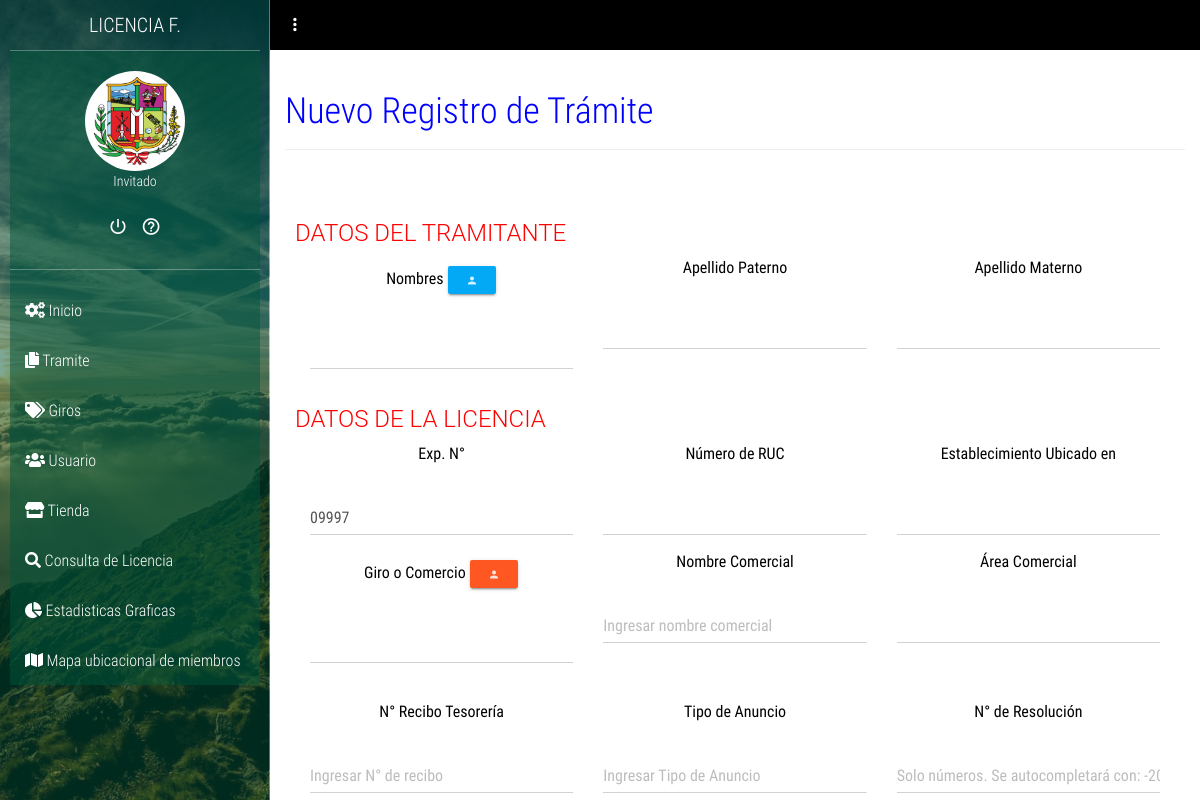
The app's page /view/registrotramite.php, older data.
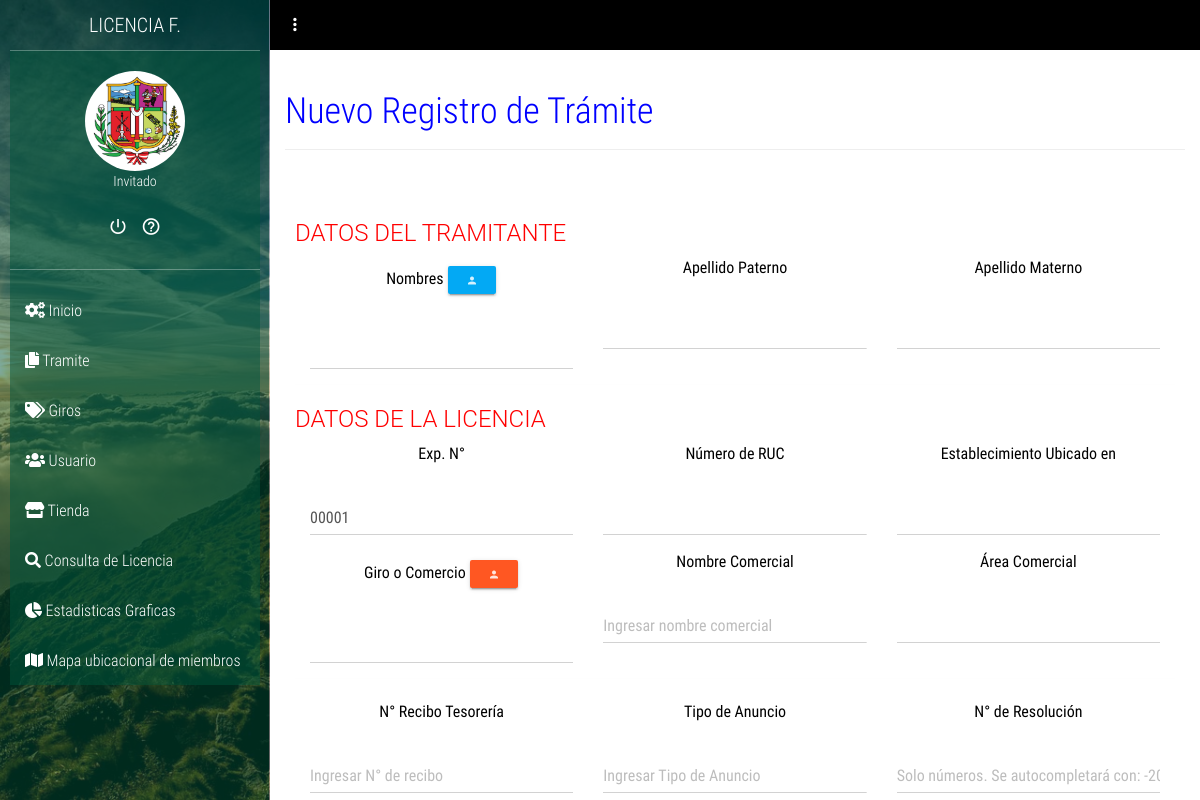
The same page, newer data.
### tables this page shows
CREATE TABLE `licencia` (
  `idlicencia` int(11) NOT NULL,
  `exp_num` varchar(90) NOT NULL,
  `idtienda` int(11) NOT NULL,
  `idgiro` int(11) NOT NULL,
  `nombre_comercial` varchar(90) NOT NULL,
  `numrecibo_tesoreria` varchar(90) NOT NULL,
  `num_resolucion` varchar(90) NOT NULL,
  `vigencia_lic` date DEFAULT NULL,
  `fecha_ingreso` date NOT NULL,
  `fecha_expedicion` varchar(50) NOT NULL,
  `qr` varchar(50) NOT NULL,
  `tipo_lic` char(1) NOT NULL,
  `num_tipolic` char(6) NOT NULL,
  `condicion` tinyint(4) NOT NULL DEFAULT 1,
  `NumResITSE` varchar(90) NOT NULL,
  `EstadoITSE` tinyint(1) DEFAULT 1,
  `expedicionITSE` date NOT NULL,
  `vigenciaITSE` date NOT NULL
);

### view/registrotramite.php (the view, shortened to what this page needs)
<!DOCTYPE html>
<html lang="es">
<head>
	<?php require_once "head.php"; ?>
	<link rel="stylesheet" type="text/css" href="../public/toastr/css/toastr.css">
</head>
<body>
	<?php
	$con=new conexion();
	$conexion=$con->conectar();
		$consulta = mysqli_query($conexion, "SELECT exp_num FROM licencia order by exp_num DESC limit 1");
		$dato = mysqli_fetch_array($consulta);
		$numero = isset($dato["exp_num"])? $dato["exp_num"]: "";
		if($numero == "") {
			$numero = "00000";
		}
		$codigo_mostrar = str_pad(($numero+1), 5, "0", STR_PAD_LEFT);
	 ?>
	<?php require_once "menu.php"; ?>
<section class="full-box dashboard-contentPage">
	<nav class="full-box dashboard-Navbar">
		<ul class="full-box list-unstyled text-right">
			<li class="pull-left">
				<a href="#!" class="btn-menu-dashboard"><i class="zmdi zmdi-more-vert"></i></a>
			</li>
		</ul>
	</nav>
	<div class="container-fluid">
		<div class="page-header">
		  <h1 class="text-titles" style="color: blue">Nuevo Registro de Trámite</h1>
		</div>
	</div>
	<div class="full-box text-center" style="padding: 30px 10px;">
		<div class="col-md-12">
			<div id="ocultarForm">
				<form id="form_parttramite">
					<h3 style="text-align: left;color: red;">DATOS DEL TRAMITANTE</h3>
					<div class="form-row">
						<div class="col-md-4 mb-3">
							<label for="validationTooltip02" style="color: black;">Nombres</label>
							<button type="button" class="btn btn-info btn-raised btn-sm" data-toggle="modal" data-target="#modallistar"><i class="zmdi zmdi-account"></i></button>
							<input type="text" id="nombresLi" name="nombresLi" class="form-control" readonly="readonly">
						</div>
						<div class="col-md-4 mb-3">
							<label for="validationTooltip02" style="color: black;">Apellido Paterno</label>
							<input type="text" class="form-control" id="apellidopli" name="apellidopli" readonly="readonly">
						</div>
						<div class="col-md-4 mb-3">
							<label for="validationTooltip02" style="color: black;">Apellido Materno</label>
							<input type="text" class="form-control" id="apellidomli" name="apellidomli" readonly="readonly">
						</div>
					</div>
					<hr width="100%" style="opacity: .1">
					<h3 style="text-align: left;color: red;">DATOS DE LA LICENCIA</h3>
					<div class="form-row">
						<div class="col-md-4 mb-3">
							<label for="validationTooltip01" style="color: black">Exp. N°</label>
							<input type="text" class="form-control" id="expediente" name="expediente" placeholder="Ingresar número" readonly="readonly" value="<?php echo $codigo_mostrar; ?>">
						</div>
						<div class="col-md-4 mb-3">
							<label for="validationTooltip02" style="color: black">Número de RUC</label>
							<input type="text" id="numruc" name="numruc" class="form-control" readonly="readonly">
						</div>
						<div class="col-md-4 mb-3">
							<label for="validationTooltip02" style="color: black">Establecimiento Ubicado en</label>
							<input type="text" class="form-control" id="ubicacion" name="ubicacion" readonly="readonly">
						</div>
					</div>
					<div class="form-row">
						<div class="col-md-4 mb-3">
							<label for="validationTooltip03" style="color: black">Giro o Comercio</label>
							<button type="button" class="btn btn-warning btn-raised btn-sm" data-toggle="modal" data-target="#modallistarcomercio"><i class="zmdi zmdi-account"></i></button>
							<input type="text" name="nombregiros" id="idgirocomer" class="form-control" readonly="readonly">
						</div>
						<div class="col-md-4 mb-3">
							<label for="validationTooltip03" style="color: black">Nombre Comercial</label>
							<input type="text" id="nombrecomercial" name="nombrecomercial" class="form-control" placeholder="Ingresar nombre comercial" onkeypress="return soloLetras(event)">
						</div>
						<div class="col-md-4 mb-3">
							<label for="validationTooltip04" style="color: black">Área Comercial</label>
							<input type="text" class="form-control" id="arealocal" name="arealocal" readonly="readonly">
						</div>
					</div>
					<hr width="100%" style="opacity: .1">
					<div class="form-row">
						<div class="col-md-4 mb-3">
							<label for="validationTooltip05" style="color: black">N° Recibo Tesorería</label>
                            <input type="text" class="form-control" id="recibotes" name="recibotes" placeholder="Ingresar N° de recibo" onkeypress="return numeros(event)" inputmode="numeric" pattern="\d*">
						</div>
					</div>
					<div class="form-row">
						<div class="col-md-4 mb-3">
							<label for="validationTooltip03" style="color: black">Tipo de Anuncio</label>
							<input type="text" class="form-control" id="fechexpedicion" name="fechexpedicion" placeholder="Ingresar Tipo de Anuncio">
						</div>
                        <div class="col-md-4 mb-3">
                            <label for="validationTooltip04" style="color: black">N° de Resolución</label>
                            <input type="text" class="form-control" id="numresolucion" name="numresolucion" placeholder="Solo números. Se autocompletará con: -2025-GDET-MPCH" onkeypress="return numeros(event)" inputmode="numeric" pattern="\d*" maxlength="6">
                        </div>
					</div>
				</form>
			</div>
		</div>
	</div>
</section>
</body>
</html>

### view/head.php (shortened to what this page needs)
<link rel="stylesheet" href="../public/css/main.css">
<link rel="stylesheet" type="text/css" href="../public/datatables/css/jquery.dataTables.min.css">

### view/menu.php (shortened to what this page needs)
<?php
$userName = isset($_SESSION['nombres']) ? $_SESSION['nombres'] : 'Invitado';
?>
<head>
  <link rel="stylesheet" href="https://cdnjs.cloudflare.com/ajax/libs/font-awesome/5.15.3/css/all.min.css">
</head>
<section class="full-box cover dashboard-sideBar" style="background-color: rgba(0, 84, 58, 0.5);">
  <div class="full-box dashboard-sideBar-ct" style="background-color: rgba(0, 84, 58, 0.5);">
    <div class="full-box text-uppercase text-center text-titles dashboard-sideBar-title">
      LICENCIA F. <i class="zmdi zmdi-close btn-menu-dashboard visible-xs"></i>
    </div>
    <div class="full-box dashboard-sideBar-UserInfo" style="background-color: rgba(0, 84, 58, 0.5);">
      <figure class="full-box">
        <img src="../public/assets/img/avatar.jpg" alt="UserIcon">
        <figcaption class="text-center text-titles"><?php echo $userName; ?></figcaption>
      </figure>
      <ul class="full-box list-unstyled text-center">
        <li>
          <a href="#!" class="btn-exit-system">
            <i class="zmdi zmdi-power"></i>
          </a>
        </li>
        <li>
          <a href="#!" class="btn-modal-help">
            <i class="zmdi zmdi-help-outline"></i>
          </a>
        </li>
      </ul>
    </div>
    <ul class="list-unstyled full-box dashboard-sideBar-Menu" style="background-color: rgba(0, 84, 58, 0.5);">
      <li>
        <a href="home.php">
          <i class="fas fa-cogs"></i> Inicio
        </a>
      </li>
      <li>
        <a href="tramite.php">
          <i class="fas fa-copy"></i> Tramite
        </a>
      </li>
      <li>
        <a href="giros.php">
          <i class="fas fa-tags"></i> Giros
        </a>
      </li>
      <li>
        <a href="usuario.php">
          <i class="fas fa-users"></i> Usuario
        </a>
      </li>
      <li>
        <a href="tienda.php">
          <i class="fas fa-store"></i> Tienda
        </a>
      </li>
      <li>
        <a href="consultalicencia.php">
          <i class="fas fa-search"></i> Consulta de Licencia
        </a>
      </li>
      <li>
        <a href="Estadisticas.php">
          <i class="fas fa-chart-pie"></i> Estadisticas Graficas
        </a>
      </li>
      <li>
        <a href="mapamiembros.php">
          <i class="fas fa-map"></i> Mapa ubicacional de miembros
        </a>
      </li>
    </ul>
  </div>
</section>

### public/css/main.css (style rules this page uses)
body, html { background-color: #fff; width: 100%; height: 100%; margin: 0; padding: 0; position: relative; font-size: 16px; font-family: 'RobotoCondensed'; overflow: hidden; }
.full-box { margin: 0; padding: 0; width: 100%; box-sizing: border-box; }
.cover { background: 50% 50% no-repeat; background-size: cover; }
.text-titles { font-family: 'RobotoCondensedLight' }
.dashboard-sideBar, .dashboard-contentPage { position: absolute; top: 0; height: 100%; transition: all .3s ease-in-out; }
.dashboard-sideBar, .dashboard-sideBar-ct { width: 270px; }
.dashboard-sideBar { left: 0; z-index: 2; background-image: url('../assets/img/sideBar-font.jpg'); border-right: 1px solid rgba(255, 255, 255, .4); overflow: hidden; }
.dashboard-sideBar-ct { position: relative; height: 100%; background-color: rgba(0, 0, 0, .77); padding: 0 10px; padding-bottom: 30px; }
.dashboard-sideBar-title, .dashboard-sideBar-title > i { height: 50px; line-height: 50px; color: #fff; font-size: 20px; }
.dashboard-sideBar-title { position: relative; }
.dashboard-sideBar-UserInfo { border-top: 1px solid rgba(255, 255, 255, .3); border-bottom: 1px solid rgba(255, 255, 255, .3); color: #fff; font-size: 14px; padding: 20px 0; }
.dashboard-sideBar-UserInfo figure img { width: 100px; height: 100px; border-radius: 100%; display: block; margin: 0 auto; }
.dashboard-sideBar-UserInfo ul { margin-top: 15px; }
.dashboard-sideBar-UserInfo ul > li, .dashboard-sideBar-UserInfo ul > li > a { display: inline-block; color: #fff; }
.dashboard-sideBar-UserInfo ul > li > a { outline: none; font-size: 20px; padding: 7px; transition: all .3s ease-in-out; }
.dashboard-sideBar-Menu { padding-top: 15px; }
.dashboard-sideBar-Menu > li, .dashboard-sideBar-Menu > li > a, .dashboard-sideBar-Menu > li > ul > li, .dashboard-sideBar-Menu > li > ul > li > a { line-height: 50px; font-family: "RobotoCondensedLight"; display: block; color: #fff; text-decoration: none; border-radius: 4px; transition: all .3s ease-in-out; position: relative; }
.dashboard-sideBar-Menu > li > a { padding: 0 15px; box-sizing: border-box; height: 50px; outline: none; }
.dashboard-contentPage { right: 0; z-index: 1; padding-left: 270px; }
.dashboard-Navbar, .dashboard-Navbar > ul, .dashboard-Navbar > ul >li, .dashboard-Navbar > ul > li > a { height: 50px; line-height: 50px; }
.dashboard-Navbar > ul > li > a { outline: none; }
.dashboard-Navbar { background-color: #000; overflow: hidden; }
.dashboard-Navbar > ul >li, .dashboard-Navbar > ul > li > a { display: inline-block; width: 50px; text-align: center; color: #fff; margin: 0; padding: 0; font-size: 20px; transition: all .3s ease-in-out; position: relative; }

Row changes from the older to the newer data that the page shows:
removed licencia: expediente "09997"
Text that changed along with them:
form field expediente: (not shown) → "00001"
